Frame 1 (no input): blank canvas, image omitted
Frame 60 (the mouse pressed at the canvas centre just before this capture): blank canvas, image omitted
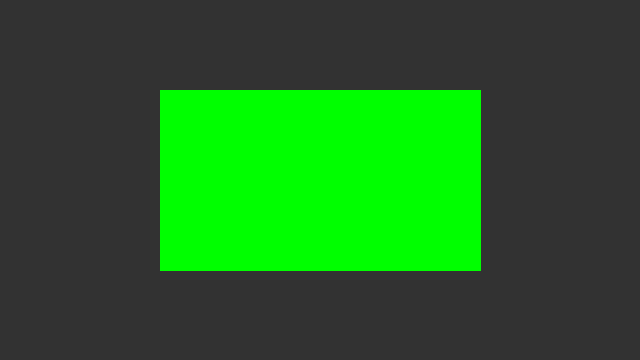
Frame 120 (the mouse held since frame 60 and released just before this capture)

The Processing sketch whose frames 1 and 60 were blank and that drew this single picture after the mouse press (run headless with seeded random() and noise(); from frame 60 on, the mouse is pressed at the canvas centre):

// Processing sketch: sketch_190625a
// ── sketch_190625a.pde
String[] beuleu = {"beuleu1","beuleu2","beuleu3","beuleu4"};

void setup(){
  size(640,360);
  beuleu = splice(beuleu,"gneu",2);
  print(beuleu[2]);
}

void draw(){
  background(50);
  fill(0,255,0);
  stroke(0,255,0);
  rectMode(CENTER);
  rect(mouseX ,mouseY,mouseX,mouseY);

}
